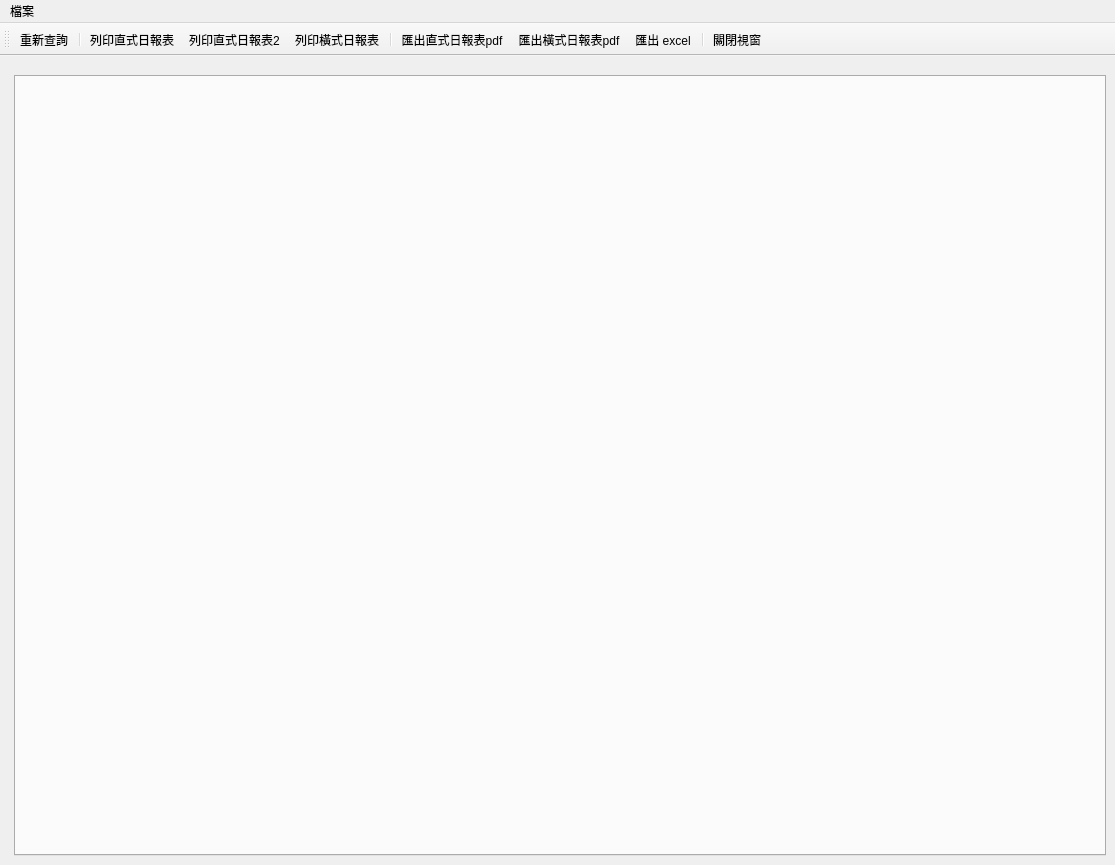
<?xml version="1.0" encoding="UTF-8"?>
<ui version="4.0">
 <class>WindowIncome</class>
 <widget class="QMainWindow" name="WindowIncome">
  <property name="geometry">
   <rect>
    <x>0</x>
    <y>0</y>
    <width>1115</width>
    <height>865</height>
   </rect>
  </property>
  <property name="windowTitle">
   <string>掛號櫃台結帳</string>
  </property>
  <widget class="QWidget" name="centralwidget">
   <layout class="QHBoxLayout" name="horizontalLayout">
    <item>
     <layout class="QVBoxLayout" name="verticalLayout">
      <property name="leftMargin">
       <number>5</number>
      </property>
      <property name="topMargin">
       <number>10</number>
      </property>
      <property name="rightMargin">
       <number>0</number>
      </property>
      <item>
       <widget class="QTabWidget" name="tabWidget_income">
        <property name="currentIndex">
         <number>-1</number>
        </property>
       </widget>
      </item>
     </layout>
    </item>
   </layout>
  </widget>
  <widget class="QToolBar" name="toolBar">
   <property name="windowTitle">
    <string>toolBar</string>
   </property>
   <property name="toolButtonStyle">
    <enum>Qt::ToolButtonTextUnderIcon</enum>
   </property>
   <attribute name="toolBarArea">
    <enum>TopToolBarArea</enum>
   </attribute>
   <attribute name="toolBarBreak">
    <bool>false</bool>
   </attribute>
   <addaction name="action_requery"/>
   <addaction name="separator"/>
   <addaction name="action_print_portrait"/>
   <addaction name="action_print_portrait2"/>
   <addaction name="action_print_landscape"/>
   <addaction name="separator"/>
   <addaction name="action_print_portrait_pdf"/>
   <addaction name="action_print_landscape_pdf"/>
   <addaction name="action_export_daily_excel"/>
   <addaction name="separator"/>
   <addaction name="action_close"/>
  </widget>
  <widget class="QMenuBar" name="menubar">
   <property name="geometry">
    <rect>
     <x>0</x>
     <y>0</y>
     <width>1115</width>
     <height>32</height>
    </rect>
   </property>
   <widget class="QMenu" name="menu">
    <property name="title">
     <string>檔案</string>
    </property>
    <addaction name="action_print_portrait"/>
    <addaction name="separator"/>
    <addaction name="action_export_daily_excel"/>
    <addaction name="action_print_portrait_pdf"/>
   </widget>
   <addaction name="menu"/>
  </widget>
  <action name="action_print_portrait">
   <property name="icon">
    <iconset>
     <normaloff>../icons/document-print.svg</normaloff>../icons/document-print.svg</iconset>
   </property>
   <property name="text">
    <string>列印直式日報表</string>
   </property>
   <property name="toolTip">
    <string>列印直式日報表</string>
   </property>
  </action>
  <action name="action_close">
   <property name="icon">
    <iconset>
     <normaloff>../icons/application-exit.svg</normaloff>../icons/application-exit.svg</iconset>
   </property>
   <property name="text">
    <string>關閉視窗</string>
   </property>
  </action>
  <action name="action_requery">
   <property name="icon">
    <iconset>
     <normaloff>../icons/gtk-refresh.svg</normaloff>../icons/gtk-refresh.svg</iconset>
   </property>
   <property name="text">
    <string>重新查詢</string>
   </property>
   <property name="toolTip">
    <string>重新查詢</string>
   </property>
  </action>
  <action name="action_print_portrait_pdf">
   <property name="icon">
    <iconset>
     <normaloff>../icons/edit-select-all.svg</normaloff>../icons/edit-select-all.svg</iconset>
   </property>
   <property name="text">
    <string>匯出直式日報表pdf</string>
   </property>
   <property name="toolTip">
    <string>匯出直式日報表pdf</string>
   </property>
  </action>
  <action name="action_export_daily_excel">
   <property name="icon">
    <iconset>
     <normaloff>../icons/document-export.svg</normaloff>../icons/document-export.svg</iconset>
   </property>
   <property name="text">
    <string>匯出 excel</string>
   </property>
   <property name="toolTip">
    <string>匯出日報表 excel</string>
   </property>
  </action>
  <action name="action_print_landscape">
   <property name="icon">
    <iconset>
     <normaloff>../icons/document-print.svg</normaloff>../icons/document-print.svg</iconset>
   </property>
   <property name="text">
    <string>列印橫式日報表</string>
   </property>
   <property name="toolTip">
    <string>列印橫式日報表</string>
   </property>
  </action>
  <action name="action_print_landscape_pdf">
   <property name="icon">
    <iconset>
     <normaloff>../icons/edit-select-all.svg</normaloff>../icons/edit-select-all.svg</iconset>
   </property>
   <property name="text">
    <string>匯出橫式日報表pdf</string>
   </property>
   <property name="toolTip">
    <string>匯出橫式日報表pdf</string>
   </property>
  </action>
  <action name="action_print_portrait2">
   <property name="icon">
    <iconset>
     <normaloff>../icons/document-print.svg</normaloff>../icons/document-print.svg</iconset>
   </property>
   <property name="text">
    <string>列印直式日報表2</string>
   </property>
   <property name="toolTip">
    <string>列印直式日報表2</string>
   </property>
  </action>
 </widget>
 <resources/>
 <connections/>
</ui>
